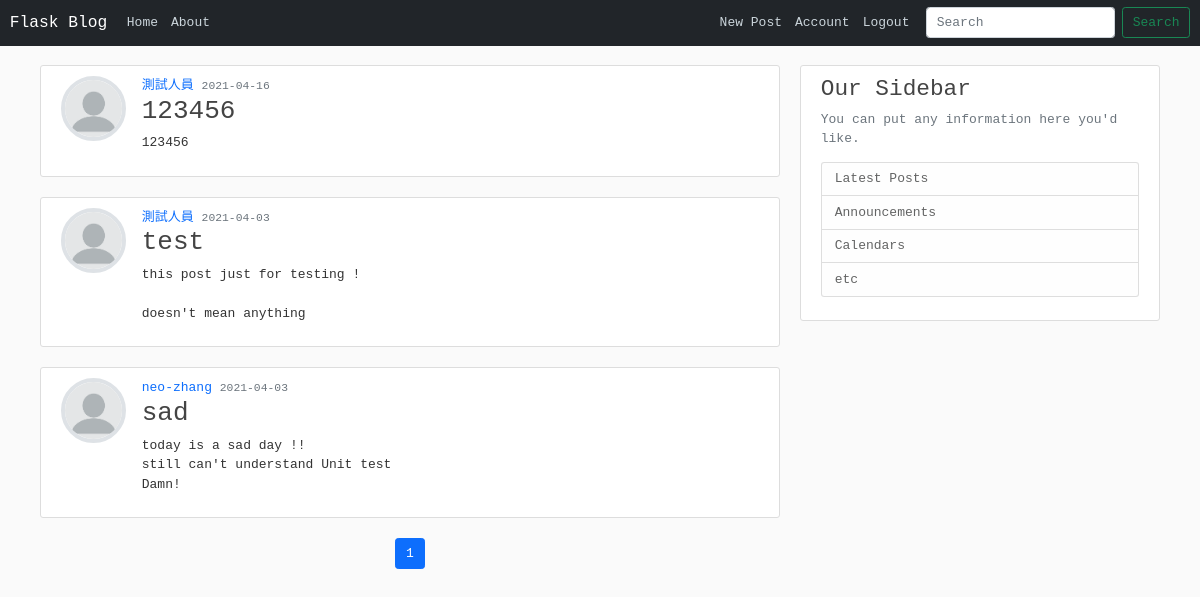
The app's page / (signed in) with its own data.
### flask_blog/models.py (models this page shows, shortened)
class Post(db.Model):
    id = db.Column(db.Integer, primary_key=True)
    title = db.Column(db.String(100), nullable=False)
    date_posted = db.Column(db.DateTime, nullable=False,default=datetime.utcnow)
    content = db.Column(db.Text, nullable=False)
    user_id = db.Column(db.Integer, db.ForeignKey('user.id'), nullable=False)

class User(db.Model, UserMixin):
    id = db.Column(db.Integer, primary_key=True)
    username = db.Column(db.String(20), unique=True, nullable=False)
    email = db.Column(db.String(120), unique=True, nullable=False)
    image_file = db.Column(db.String(20), nullable=False, default='default.jpg')
    password = db.Column(db.String(60), nullable=False)
    posts = db.relationship('Post', backref='author', lazy=True)

### flask_blog/main/routes.py (the view)
@main.route("/")
def home():
    page = request.args.get('page', 1, type=int)
    posts = Post.query.order_by(Post.date_posted.desc()).paginate(page=page, per_page=5)
    return render_template('home.html', posts=posts)

### flask_blog/models.py (called while the page is built)
@login_manager.user_loader
def load_user(user_id):
    return User.query.get(int(user_id))

### flask_blog/templates/home.html
{% extends 'layout.html' %}
{% block content %}
    {% for post in posts.items %}
        <article style="display: flex;" class="content-section">
            <img class="rounded-circle article-img border border-4" src="{{ url_for('static', filename='profile_pics/' + post.author.image_file) }}">
            <div class="media-body">
                <div class="article-metedata">
                    <a class="text-decoration-none" href="{{ url_for('users.user_posts', username=post.author.username) }}">{{ post.author.username }}</a>
                    <small class="text-muted">{{ post.date_posted.strftime('%Y-%m-%d') }}</small>
                </div>
                <h2><a class="article-title text-decoration-none" href="{{ url_for('posts.post', post_id=post.id) }}">{{ post.title }}</a></h2>
                <p class="article-content fs-6" style="max-width: 100%;">{{ post.content }}</p>
            </div>
        </article>
    {% endfor %}
    <ul class="pagination justify-content-center">
        {% for page_num in posts.iter_pages(left_edge=1, right_edge=1, left_current=3, right_current=3) %}
            {% if page_num %}
                {% if posts.page == page_num %}
                    <li class="page-item active"><a class="page-link mb-4" href="{{ url_for('main.home', page=page_num) }}">{{ page_num }}</a></li>
                {% else %}
                    <li class="page-item"><a class="page-link mb-4" href="{{ url_for('main.home', page=page_num) }}">{{ page_num }}</a></li>
                {% endif %}
            {% else %}
                ...
            {% endif %}
        {% endfor %}
    </ul>
{% endblock content %}

### flask_blog/static/main.css (style rules this page uses)
* { font-family: monospace !important; }
body { background: #fafafa; color: #333333; margin-top: 5rem; }
h1, h2, h3, h4, h5, h6 { color: #444444; }
.content-section { background: #ffffff; padding: 10px 20px; border: 1px solid #dddddd; border-radius: 3px; margin-bottom: 20px; }
a.article-title { color: #444444; text-decoration: none; }
.article-content { white-space: pre-line; }
.article-img { height: 65px; width: 65px; margin-right: 16px; }

### records on screen
Post: image_file (placeholder picture), author.username "測試人員", date_posted "2021-04-16", title "123456", content "123456"
Post: image_file (placeholder picture), author.username "測試人員", date_posted "2021-04-03", title "test", content "this post just for testing ! doesn't mean anything"
Post: image_file (placeholder picture), author.username "neo-zhang", date_posted "2021-04-03", title "sad", content "today is a sad day !! still can't understand Unit test Damn!"

### other values on screen
{{ page_num }} "1"
